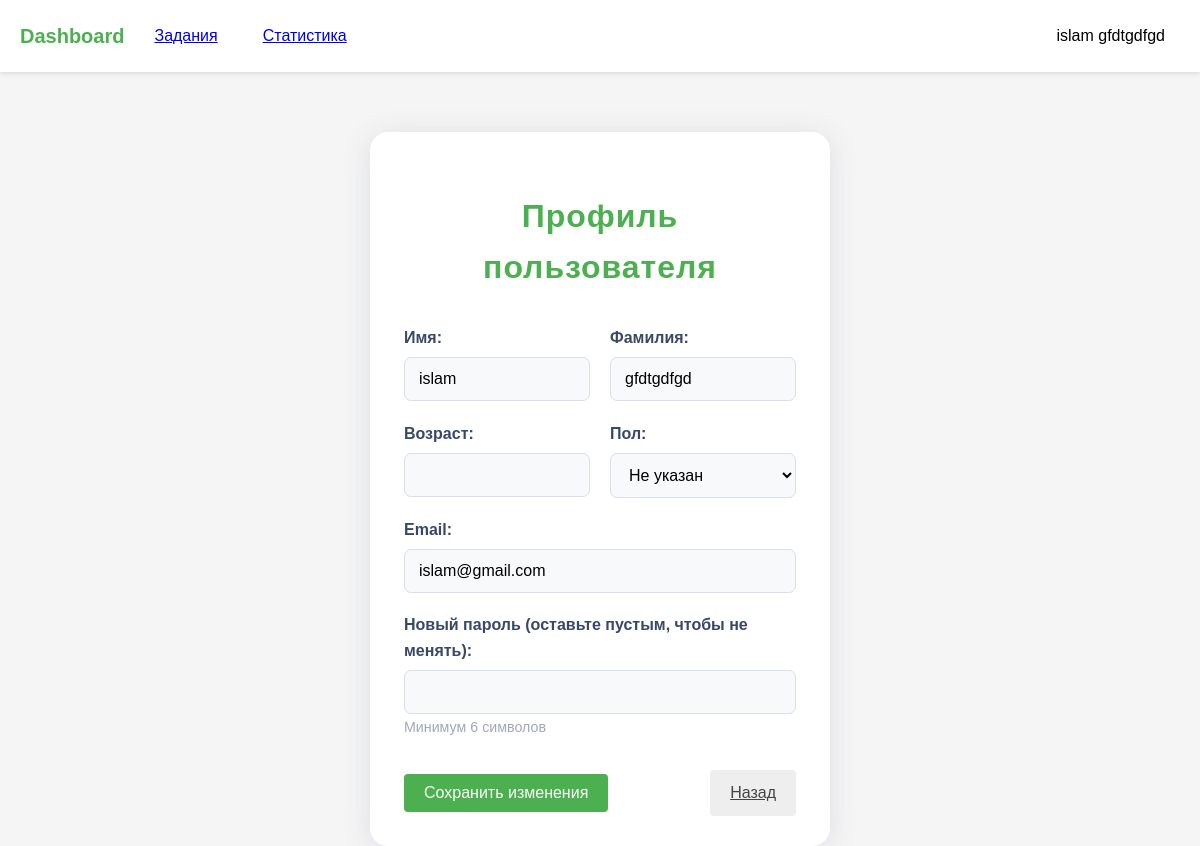
/profile (signed in), run on an earlier commit of the app's database.
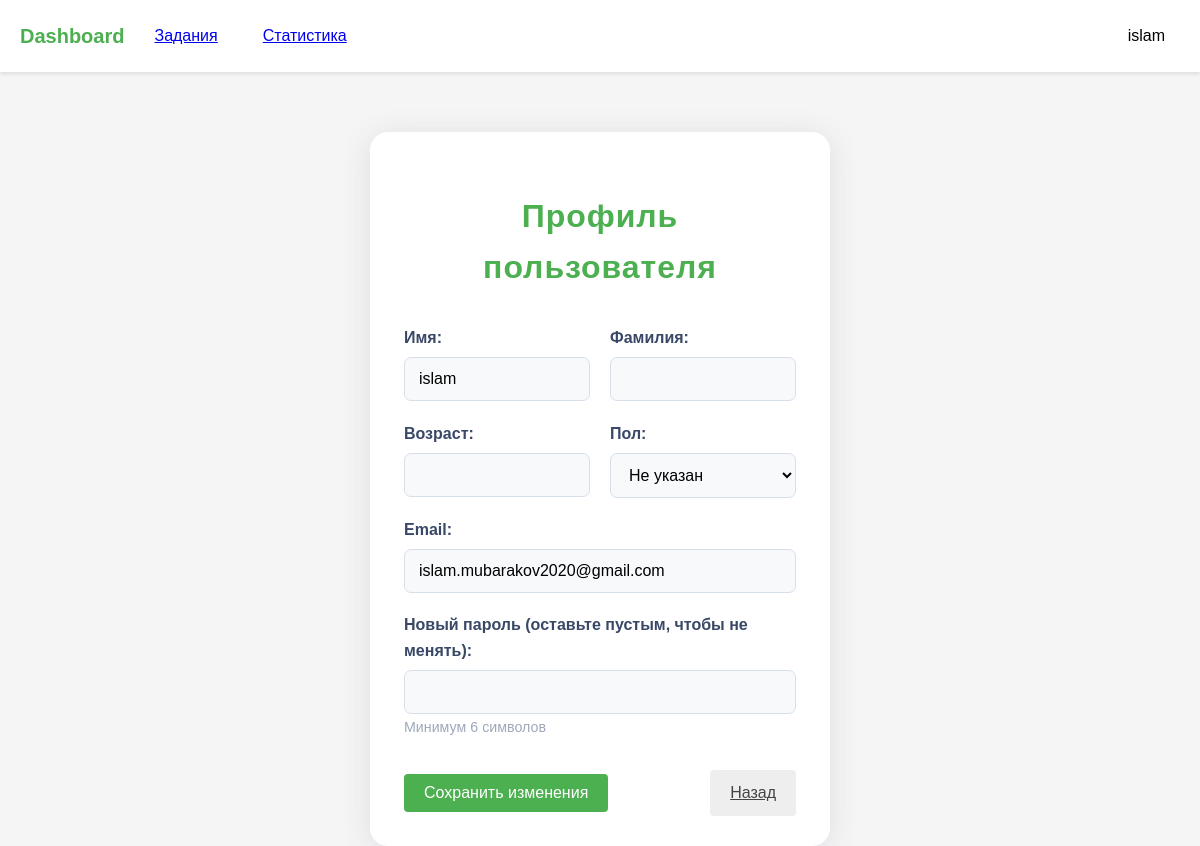
And on a later commit of the database.
### models.py (models this page shows)
class User(UserMixin, db.Model):
    id = db.Column(db.Integer, primary_key=True)
    name = db.Column(db.String(150))
    email = db.Column(db.String(150), unique=True)
    password = db.Column(db.String(150))
    role = db.Column(db.String(50))  # 'student' or 'teacher'
    group = db.Column(db.String(50))
    first_name = db.Column(db.String(150))
    last_name = db.Column(db.String(150))
    age = db.Column(db.Integer)
    gender = db.Column(db.String(10))  # 'male', 'female', 'other'
    students = db.relationship(
        'User',
        secondary=teacher_student,
        primaryjoin=(id == teacher_student.c.teacher_id),
        secondaryjoin=(id == teacher_student.c.student_id),
        backref=db.backref('teachers', lazy='dynamic'),
        lazy='dynamic'
    )

### main.py (the view, shortened to what this page needs)
@main.route('/profile', methods=['GET', 'POST'])
@login_required
def profile():
    return render_template('profile.html', user=current_user)

### app.py (called while the page is built)
def create_app():
    app = Flask(__name__)
    app.config['SECRET_KEY'] = 'your_secret_key'
    app.config['SQLALCHEMY_DATABASE_URI'] = 'sqlite:///data.db'
    app.config['SQLALCHEMY_TRACK_MODIFICATIONS'] = False
    app.config['TEMPLATES_AUTO_RELOAD'] = True
    db.init_app(app)
    login_manager.init_app(app)
    login_manager.login_view = 'auth.login'
    from models import User
    @login_manager.user_loader
    def load_user(user_id):
        return User.query.get(int(user_id))
    from auth import auth as auth_blueprint
    app.register_blueprint(auth_blueprint)
    from main import main as main_blueprint
    app.register_blueprint(main_blueprint)
    return app

### templates/profile.html (shortened to what this page needs)
{% extends "base.html" %}
{% block content %}
<div class="profile-card">
    <h1>Профиль пользователя</h1>
    <form method="POST" class="profile-form">
        <div class="form-row">
            <div class="form-group">
                <label for="name">Имя:</label>
                <input type="text" id="name" name="name"
                       value="{{ user.name or '' }}" class="form-input">
            </div>
            <div class="form-group">
                <label for="last_name">Фамилия:</label>
                <input type="text" id="last_name" name="last_name"
                       value="{{ user.last_name or '' }}" class="form-input">
            </div>
        </div>
        <div class="form-row">
            <div class="form-group">
                <label for="age">Возраст:</label>
                <input type="number" id="age" name="age"
                       value="{{ user.age or '' }}" min="1" max="120" class="form-input">
            </div>
            <div class="form-group">
                <label for="gender">Пол:</label>
                <select id="gender" name="gender" class="form-input">
                    <option value="">Не указан</option>
                </select>
            </div>
        </div>
        <div class="form-group">
            <label for="email">Email:</label>
            <input type="email" id="email" name="email"
                   value="{{ user.email }}" required class="form-input">
        </div>
        <div class="form-group">
            <label for="password">Новый пароль (оставьте пустым, чтобы не менять):</label>
            <input type="password" id="password" name="password" class="form-input">
            <small class="form-hint">Минимум 6 символов</small>
        </div>
        <div class="form-actions">
            <button type="submit" class="btn btn-primary">Сохранить изменения</button>
            <a href="{{ url_for('main.dashboard') }}" class="btn btn-secondary">Назад</a>
        </div>
    </form>
</div>
{% endblock %}

### templates/base.html (shortened to what this page needs)
<!DOCTYPE html>
<html lang="ru">
<head>
    <link rel="stylesheet" href="../static/style.css">
</head>
<body>
    <header class="header">
        <nav class="navbar">
            <div class="nav-left">
                <a href="{{ url_for('main.dashboard') }}" class="logo">Dashboard</a>
                {% if current_user.is_authenticated %}
                    {% if current_user.role == 'teacher' %}
                        <a href="{{ url_for('main.create_assignment') }}" class="nav-btn">Задания</a>
                    {% else %}
                        <a href="{{ url_for('main.assignments_list') }}" class="nav-btn">Задания</a>
                    {% endif %}
                    <a href="{{ url_for('main.statistics') }}" class="nav-btn">Статистика</a>
                {% endif %}
            </div>
            <div class="nav-right">
                {% if current_user.is_authenticated %}
                <div class="profile-dropdown">
                    <button class="nav-btn profile-btn">{{ current_user.name }}{% if current_user.last_name %} {{ current_user.last_name }}{% endif %}</button>
                </div>
                {% else %}
                <a href="{{ url_for('auth.login') }}" class="nav-btn">Вход</a>
                {% endif %}
            </div>
        </nav>
    </header>
    <main>
        {% block content %}{% endblock %}
    </main>
</body>
</html>

What changed in the data, as far as the page shows it:
changed User "islam": email "islam@gmail.com" → "islam.mubarakov2020@gmail.com"; last_name "gfdtgdfgd" → (not shown)
